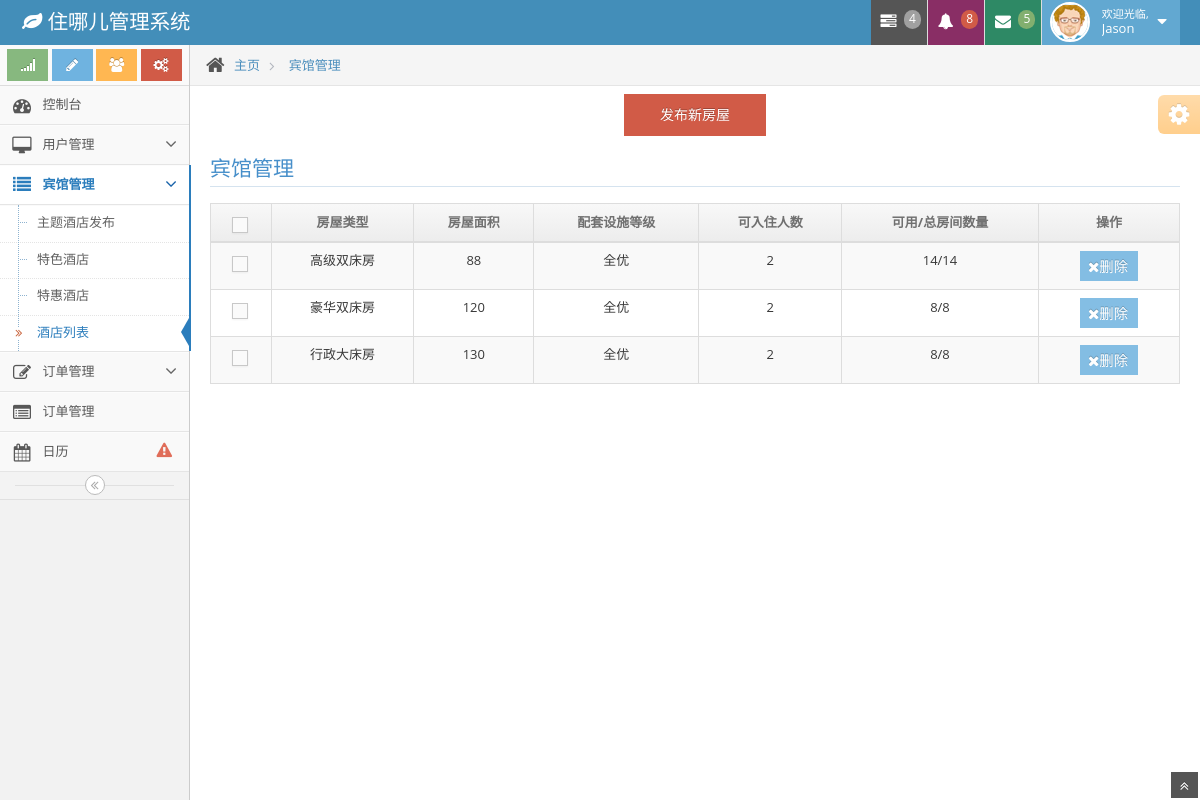
Before: /view/roomList.php?id=1 with the older database file.
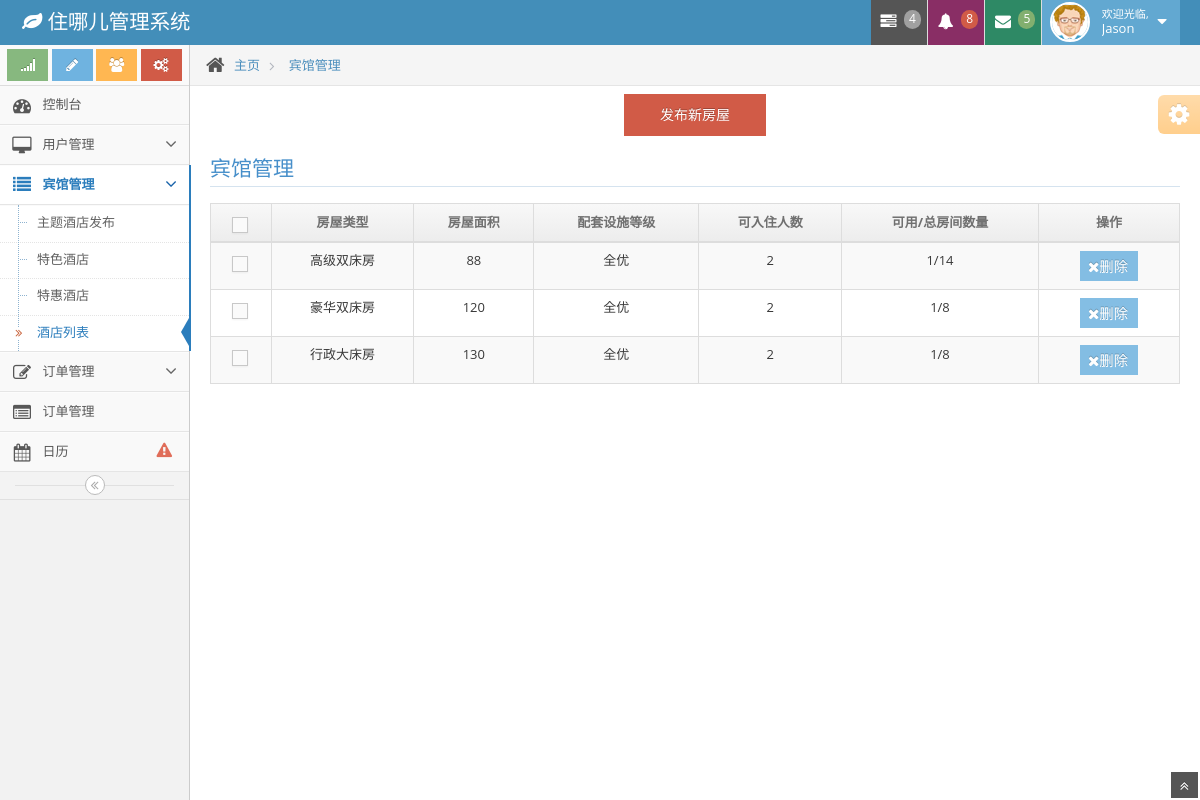
After: the same page with the newer database file.
### tables this page shows
CREATE TABLE `room` (
  `id` int(11) NOT NULL,
  `hotelId` int(10) NOT NULL COMMENT '酒店id',
  `type` varchar(100) NOT NULL COMMENT '房屋类型',
  `znecancelPrice` int(10) NOT NULL DEFAULT '0' COMMENT '住哪儿可取消价格',
  `znePrice` int(10) NOT NULL DEFAULT '0' COMMENT '住哪儿不可取消价格',
  `delegatecancelPrice` int(10) NOT NULL DEFAULT '0' COMMENT '代理可取消价格',
  `delegatePrice` int(10) NOT NULL DEFAULT '0' COMMENT '代理不可取消价格',
  `hasWindow` int(1) NOT NULL DEFAULT '1' COMMENT '有无窗户：默认有',
  `hasWifi` int(1) NOT NULL DEFAULT '1' COMMENT '有无wifi：默认有',
  `equipmentCondtion` varchar(20) NOT NULL COMMENT '配套设施情况',
  `floor` varchar(100) NOT NULL DEFAULT '1' COMMENT '楼层：默认1楼',
  `square` int(4) NOT NULL COMMENT '面积：平米',
  `bedScale` varchar(10) NOT NULL COMMENT '床大小',
  `availablePerson` int(3) NOT NULL COMMENT '可入住人数',
  `roomCount` int(3) NOT NULL COMMENT '总房间数量',
  `otherInfo` varchar(200) NOT NULL COMMENT '其他信息',
  `count` int(10) NOT NULL COMMENT '可用房屋数量',
  `image1` varchar(100) NOT NULL COMMENT '房屋附图1',
  `image2` varchar(100) NOT NULL COMMENT '房屋附图2',
  `image3` varchar(100) NOT NULL COMMENT '房屋附图3',
  `image4` varchar(100) NOT NULL COMMENT '房屋附图4',
  `image5` varchar(100) NOT NULL COMMENT '房屋附图5'
);

### model/PdoMySQL.class.php (called while the page is built, shortened)
<?php
class PdoMySQL{
	public static $config=array();
	public static $link=null;
	public static $PDOStatement=null;
	public static $queryStr=null;
	public function __construct($dbConfig=''){
		if(!is_array($dbConfig)){
			$dbConfig=array(
			'hostname'=>DB_HOST,
			'username'=>DB_USER,
			'password'=>DB_PWD,
			'database'=>DB_NAME,
			'hostport'=>DB_PORT,
			'dbms'=>DB_TYPE,
			'dsn'=>DB_TYPE.":host=".DB_HOST.";dbname=".DB_NAME
			);
		}
		self::$config=$dbConfig;
		if(empty(self::$config['params']))self::$config['params']=array();
		if(!isset(self::$link)){
			$configs=self::$config;
			try{
				self::$link=new PDO($configs['dsn'],$configs['username'],$configs['password'],$configs['params']);
			}catch(PDOException $e){
				self::throw_exception($e->getMessage());
			}
			self::$link->exec('SET NAMES '.DB_CHARSET);
		}
	}
	public static function getAll($sql=null){
		if($sql!=null){
			self::query($sql);
		}
		$result=self::$PDOStatement->fetchAll(constant("PDO::FETCH_ASSOC"));
		return $result;
	}
	public static function find($tables,$where=null,$fields='*',$group=null,$having=null,$order=null,$limit=null){
		$sql='SELECT '.self::parseFields($fields).' FROM '.'`'.$tables.'`'
		.self::parseWhere($where)
		.self::parseGroup($group)
		.self::parseHaving($having)
		.self::parseOrder($order)
		.self::parseLimit($limit);
		$dataAll=self::getAll($sql);
		return $dataAll;
	}
	public static function parseWhere($where){
		$whereStr='';
		if(is_string($where)&&!empty($where)){
			$whereStr=$where;
		}
		return empty($whereStr)?'':' WHERE '.$whereStr;
	}
	public static function parseGroup($group){
		$groupStr='';
		return empty($groupStr)?'':$groupStr;
	}
	public static function parseHaving($having){
		$havingStr='';
		return $havingStr;
	}
	public static function parseOrder($order){
		$orderStr='';
		return $orderStr;
	}
	public static function parseLimit($limit){
		$limitStr='';
		return $limitStr;
	}
	public static function parseFields($fields){
		if(is_array($fields)){
			array_walk($fields,array('PdoMySQL','addSpecialChar'));
			$fieldsStr=implode(',',$fields);
		}elseif(is_string($fields)&&!empty($fields)){
			if(strpos($fields,'`')===false){
				$fields=explode(',',$fields);
				array_walk($fields,array('PdoMySQL','addSpecialChar'));
				$fieldsStr=implode(',',$fields);
			}else{
				$fieldsStr=$fields;
			}
		}else{
			$fieldsStr='*';
		}
		return $fieldsStr;
	}
	public static function addSpecialChar(&$value){
		return $value;
	}
	public static function query($sql=''){
		$link=self::$link;
		self::$queryStr=$sql;
		self::$PDOStatement=$link->prepare(self::$queryStr);
		$res=self::$PDOStatement->execute();
		return $res;
	}
	public static function haveErrorThrowException(){
		$obj=empty(self::$PDOStatement)?self::$link: self::$PDOStatement;
		$arrError=$obj->errorInfo();
	}
}
?>

### view/roomList.php (the view, shortened to what this page needs)
<!DOCTYPE html>
<html lang="en">
<head>
    <link href="assets/css/bootstrap.min.css" rel="stylesheet" />
    <link rel="stylesheet" href="assets/css/font-awesome.min.css" />
    <link rel="stylesheet" href="assets/css/ace.min.css" />
    <link rel="stylesheet" href="assets/css/ace-rtl.min.css" />
    <link rel="stylesheet" href="assets/css/ace-skins.min.css" />
</head>
<body>
<div class="navbar navbar-default" id="navbar">
    <div class="navbar-container" id="navbar-container">
        <div class="navbar-header pull-left">
            <a href="#" class="navbar-brand">
                <small>
                    <i class="icon-leaf"></i>
                    住哪儿管理系统
                </small>
            </a>
        </div>
        <div class="navbar-header pull-right" role="navigation">
            <ul class="nav ace-nav">
                <li class="grey">
                    <a data-toggle="dropdown" class="dropdown-toggle" href="#">
                        <i class="icon-tasks"></i>
                        <span class="badge badge-grey">4</span>
                    </a>
                </li>
                <li class="purple">
                    <a data-toggle="dropdown" class="dropdown-toggle" href="#">
                        <i class="icon-bell-alt icon-animated-bell"></i>
                        <span class="badge badge-important">8</span>
                    </a>
                </li>
                <li class="green">
                    <a data-toggle="dropdown" class="dropdown-toggle" href="#">
                        <i class="icon-envelope icon-animated-vertical"></i>
                        <span class="badge badge-success">5</span>
                    </a>
                </li>
                <li class="light-blue">
                    <a data-toggle="dropdown" href="#" class="dropdown-toggle">
                        <img class="nav-user-photo" src="assets/avatars/user.jpg" alt="Jason's Photo" />
								<span class="user-info">
									<small>欢迎光临,</small>
									Jason
								</span>
                        <i class="icon-caret-down"></i>
                    </a>
                </li>
            </ul>
        </div>
    </div>
</div>
<div class="main-container" id="main-container">
    <div class="main-container-inner">
        <div class="sidebar" id="sidebar">
            <div class="sidebar-shortcuts" id="sidebar-shortcuts">
                <div class="sidebar-shortcuts-large" id="sidebar-shortcuts-large">
                    <button class="btn btn-success">
                        <i class="icon-signal"></i>
                    </button>
                    <button class="btn btn-info">
                        <i class="icon-pencil"></i>
                    </button>
                    <button class="btn btn-warning">
                        <i class="icon-group"></i>
                    </button>
                    <button class="btn btn-danger">
                        <i class="icon-cogs"></i>
                    </button>
                </div>
            </div>
            <ul class="nav nav-list">
                <li>
                    <a href="index.php">
                        <i class="icon-dashboard"></i>
                        <span class="menu-text"> 控制台 </span>
                    </a>
                </li>
                <li>
                    <a href="#" class="dropdown-toggle">
                        <i class="icon-desktop"></i>
                        <span class="menu-text"> 用户管理</span>
                        <b class="arrow icon-angle-down"></b>
                    </a>
                </li>
                <li class="active open">
                    <a href="#" class="dropdown-toggle">
                        <i class="icon-list"></i>
                        <span class="menu-text"> 宾馆管理</span>
                        <b class="arrow icon-angle-down"></b>
                    </a>
                    <ul class="submenu">
                        <li>
                            <a href="newHotel.php">
                                主题酒店发布
                            </a>
                        </li>
                        <li>
                            <a href="specicalHotel.php">
                                特色酒店
                            </a>
                        </li>
                        <li>
                            <a href="cheapHotel.php">
                                特惠酒店
                            </a>
                        </li>
                        <li class="active">
                            <a href="hotelList.php">
                                <i class="icon-double-angle-right"></i>
                                酒店列表
                            </a>
                        </li>
                    </ul>
                </li>
                <li>
                    <a href="#" class="dropdown-toggle">
                        <i class="icon-edit"></i>
                        <span class="menu-text"> 订单管理 </span>
                        <b class="arrow icon-angle-down"></b>
                    </a>
                </li>
                <li>
                    <a href="widgets.html">
                        <i class="icon-list-alt"></i>
                        <span class="menu-text"> 订单管理 </span>
                    </a>
                </li>
                <li>
                    <a href="calendar.html">
                        <i class="icon-calendar"></i>
								<span class="menu-text">
									日历
									<span class="badge badge-transparent tooltip-error" title="2&nbsp;Important&nbsp;Events">
										<i class="icon-warning-sign red bigger-130"></i>
									</span>
								</span>
                    </a>
                </li>
            </ul>
            <div class="sidebar-collapse" id="sidebar-collapse">
                <i class="icon-double-angle-left" data-icon1="icon-double-angle-left" data-icon2="icon-double-angle-right"></i>
            </div>
        </div>
        <div class="main-content">
            <div class="breadcrumbs" id="breadcrumbs">
                <ul class="breadcrumb">
                    <li>
                        <i class="icon-home home-icon"></i>
                        <a href="account.php">主页</a>
                    </li>
                    <li class="active">
                        <a href="account.php">宾馆管理</a>
                    </li>
                </ul>
            </div>
            <div class="page-content">
                <div class="row">
                    <div class="col-xs-12">
                        <div class="row">
                            <div class="col-xs-5"></div>
                            <?php
                                echo '<div class="col-xs-2"><a class="btn btn-danger btn-block" href="newRoom.php?';
                                echo 'name='.$_REQUEST["name"].'&id='.$_REQUEST["id"].'&wifi='.$_REQUEST["wifi"].'&equipment='.$_REQUEST["equipment"].'">发布新房屋</a></div>';
                            ?>
                            <div class="col-xs-5"></div>
                            <div class="col-xs-12">
                                <h3 class="header smaller lighter blue">宾馆管理</h3>
                                <div class="table-responsive">
                                    <table id="sample-table-2" class="table table-striped table-bordered table-hover">
                                        <thead>
                                        <tr>
                                            <th class="center">
                                                <label>
                                                    <span class="lbl"></span>
                                                </label>
                                            </th>
                                            <th class="center">房屋类型</th>
                                            <th class="center">房屋面积</th>
                                            <th class="hidden-480 center">配套设施等级</th>
                                            <th class="hidden-480 center">可入住人数</th>
                                            <th class="center">可用/总房间数量</th>
                                            <th class="center">操作</th>
                                        </tr>
                                        </thead>
                                        <tbody>
                                        <?php
                                        require_once '../model/PdoMySQL.class.php';
                                        $pdoMysql = new PdoMySQL();
                                        $allrows = $pdoMysql->find("room","hotelId='{$_REQUEST["id"]}'");
                                        foreach($allrows as $row){
                                            echo '<tr>';
                                            echo '<td class="center">';
                                            echo '<label>';
                                            echo '<span class="lbl"></span>';
                                            echo '</label>';
                                            echo '</td>';
                                            echo '<td class="center" id="hotelName">'.$row["type"].'</td>';
                                            echo '<td class="hidden-480 center">'.$row["square"].'</td>';
                                            echo '<td class=" center">'.$row["equipmentCondtion"].'</td>';
                                            echo '<td class="hidden-480 center">'.$row["availablePerson"].'</td>';
                                            echo '<td class=" hidden-480 center">'.$row["count"].'/'.$row["roomCount"].'</td>';
                                            echo '<td class="center">';
                                            echo '<div class="visible-md visible-lg hidden-sm hidden-xs action-buttons">';
                                            echo '<a  class="btn btn-xs btn-info" href="../controller/roomOperator.php?id='.$row["id"].'" role="button"><i class="icon-remove bigger-120">删除</i></a>';
                                            echo '</div>';
                                            echo '</td>';
                                            echo '</tr>';
                                        }
                                        ?>
                                        </tbody>
                                    </table>
                                </div>
                            </div>
                        </div>
                    </div>
                </div>
            </div>
        </div>
        <div class="ace-settings-container" id="ace-settings-container">
            <div class="btn btn-app btn-xs btn-warning ace-settings-btn" id="ace-settings-btn">
                <i class="icon-cog bigger-150"></i>
            </div>
        </div>
    </div>
    <a href="#" id="btn-scroll-up" class="btn-scroll-up btn btn-sm btn-inverse">
        <i class="icon-double-angle-up icon-only bigger-110"></i>
    </a>
</div>
</body>
</html>

Changed rows visible on the page:
changed room "高级双床房": count "14" → "1"
changed room "豪华双床房": count "8" → "1"
changed room "行政大床房": count "8" → "1"
